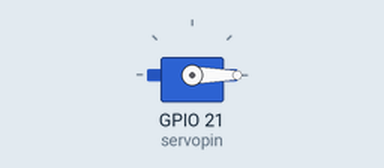
Simulated run of this program. Board: Raspberry Pi (BCM pin numbers). Shown: servo. Servo angles are drawn from the pulse width (0.5 ms = 0°, 2.5 ms = 180°).

Above: at 2.05 s.
At 4.0 s:
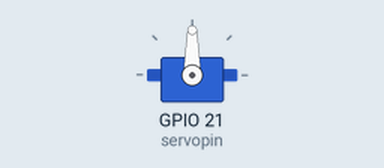
At 5.95 s:
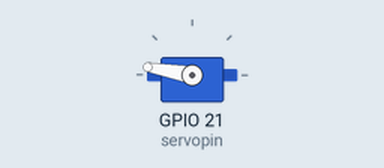
At 9.9 s:
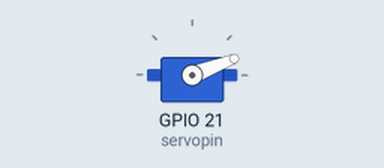
Timing chart, 0 to 12.9 s (numbered marks = the images above):
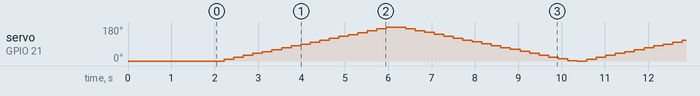

The program:

Servo_test.py
```python
#  Product     : Cokoino Real-Wheel Drive Steering Car Chassis kit
#  Auther      : www.cokoino.com
#  Modification: 2025/05/13

# -*- coding: utf-8 -*-
#!/usr/bin/env python

import RPi.GPIO as GPIO  # Import RPi.GPIO library
import time              # Import time library
import signal            # Import signal library
import atexit            # Import atexit library

atexit.register(GPIO.cleanup)   # Clean GPIO settings

servopin = 21   # The servo is connected to the GPO21 pin
GPIO.setmode(GPIO.BCM)  # Set GPIO mode to BCM
GPIO.setup(servopin, GPIO.OUT, initial=False)
p = GPIO.PWM(servopin,50) # Create PWM object with frequency set to 50Hz
p.start(0)  #Start PWM with an initial duty cycle of 0
time.sleep(2)  #delay 2 seconds

while(True):
  for i in range(0,181,10):                #Rotate from 0 to 180 degrees
    p.ChangeDutyCycle(2.5 + 10 * i / 180)  #set rotation angle
    time.sleep(0.02)                       #wait 20ms for the cycle time
    p.ChangeDutyCycle(0)                   #Initialize
    time.sleep(0.2)                        #wait 20ms for the cycle time

  for i in range(181,0,-10):               #Rotate from 180 to 0 degrees
    p.ChangeDutyCycle(2.5 + 10 * i / 180)  #set rotation angle
    time.sleep(0.02)                       #wait 20ms for the cycle time
    p.ChangeDutyCycle(0)                   #Initialize
    time.sleep(0.2)                        #wait 20ms for the cycle time
```
